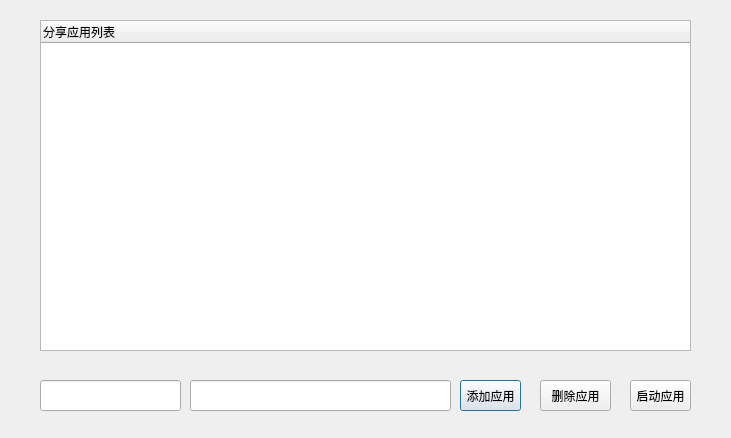
<?xml version="1.0" encoding="UTF-8"?>
<ui version="4.0">
 <class>AppManageDialog</class>
 <widget class="QDialog" name="AppManageDialog">
  <property name="geometry">
   <rect>
    <x>0</x>
    <y>0</y>
    <width>731</width>
    <height>438</height>
   </rect>
  </property>
  <property name="windowTitle">
   <string>Dialog</string>
  </property>
  <widget class="QTreeWidget" name="treeWidget">
   <property name="geometry">
    <rect>
     <x>40</x>
     <y>20</y>
     <width>651</width>
     <height>331</height>
    </rect>
   </property>
   <column>
    <property name="text">
     <string>分享应用列表</string>
    </property>
   </column>
   <column>
    <property name="text">
     <string/>
    </property>
   </column>
  </widget>
  <widget class="QPushButton" name="addButton">
   <property name="geometry">
    <rect>
     <x>460</x>
     <y>380</y>
     <width>61</width>
     <height>31</height>
    </rect>
   </property>
   <property name="text">
    <string>添加应用</string>
   </property>
  </widget>
  <widget class="QLineEdit" name="nameEdit">
   <property name="geometry">
    <rect>
     <x>40</x>
     <y>380</y>
     <width>141</width>
     <height>31</height>
    </rect>
   </property>
  </widget>
  <widget class="QLineEdit" name="pathEdit">
   <property name="geometry">
    <rect>
     <x>190</x>
     <y>380</y>
     <width>261</width>
     <height>31</height>
    </rect>
   </property>
  </widget>
  <widget class="QPushButton" name="delButton">
   <property name="geometry">
    <rect>
     <x>540</x>
     <y>380</y>
     <width>71</width>
     <height>31</height>
    </rect>
   </property>
   <property name="text">
    <string>删除应用</string>
   </property>
  </widget>
  <widget class="QPushButton" name="addButton_2">
   <property name="geometry">
    <rect>
     <x>630</x>
     <y>380</y>
     <width>61</width>
     <height>31</height>
    </rect>
   </property>
   <property name="text">
    <string>启动应用</string>
   </property>
  </widget>
 </widget>
 <resources/>
 <connections/>
</ui>
